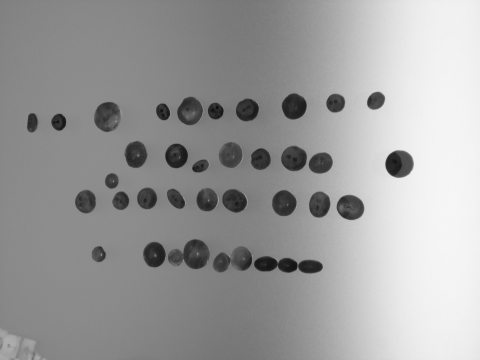
%> input picture Detección Siluetas Figuras Precolombinas/im1611.png, 480 x 360 px
$ octave siluetas_precolombinas2.m   (GNU Octave 9; MATLAB toolbox functions it lacks are replaced by stand-ins)
%> lines starting %> are read from the running program, lines starting %| are printed output that depends on the picture; in (x1, y1, x2, y2) boxes, pixels count from 0 and x2, y2 are one past the last pixel; in counts of white or black regions, pixels touching at a corner belong together; the program's own positions count from 1
clc;
clear all;
close all;
%pkg load image;
BW = imread('im1611.png');
%> BW is the input picture: size 360x480 uint8; min 14, max 246, mean 156.9
lum=imhist(BW);
%> lum = 256 values, max 8770 at index 140, min 0 at index 1, mean 675
% [6 lines of commented-out code are left out]
prom=mean2(lum);
%> prom = 675
limi=100;%fix(mean2(BW));
prim=find(lum(limi:end)>prom,true,'first');
%> prim = 23
inds=limi+prim;%primero con mayor valor que el promedio y mayor a 100
%> inds = 123
inv=flipud(lum(1:inds));
%> inv = 123 values, max 1399 at index 1, min 0 at index 108, mean 142.7
for i=1:length(inv)
    seg=find(inv(i:end)>inv(i),true,'first');
    if(~isempty(seg))
        seg=seg+i;
        break;
    end;
end;
%> this loop made 5 passes
%> seg on pass 5: 57
pico2=inds-seg;
%> pico2 = 66
valle=find(lum(pico2:inds)==min(lum(pico2:inds)),true,'last');
%> valle = 48
valle=pico2+valle-1;
%> valle = 113
% [14 lines of commented-out code are left out]
im1=BW>valle;
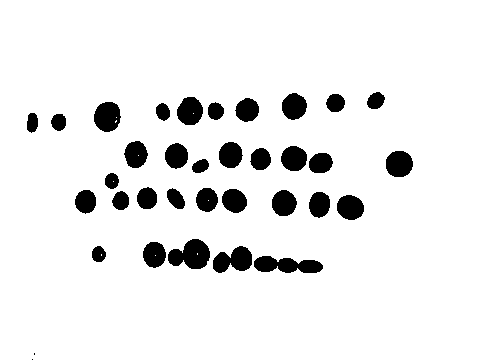
%> im1: size 360x480 logical; 92.1% white; 35 black regions (2 under 20 px), largest, box (x1, y1, x2, y2) and area: (168, 239, 210, 269) 859, (254, 256, 323, 273) 821, (213, 246, 252, 273) 707
imshow(~im1);
[Label,Total]=bwlabel(~im1);
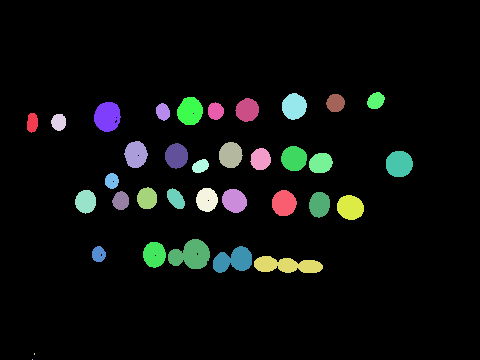
%> Label: size 360x480 double; 36 distinct labels, from 0 to 35; one colour per label, 0 black
%> Total = 35
imshow(Label);


measurements = regionprops(Label,'All');
%> measurements = 35 regions; largest, box (x1, y1, x2, y2), Area, Centroid, MajorAxisLength, MinorAxisLength and Eccentricity: (168, 239, 210, 269) 859 [191.6 255.5] 43.56 27.89 0.768, (254, 256, 323, 273) 821 [287.5 265.8] 78.19 15.07 0.981, (213, 246, 252, 273) 707 [234.1 260.8] 44.63 23.05 0.856
measurement = regionprops(Label,BW,'WeightedCentroid');
%> measurement = 35 items; first 5, WeightedCentroid: [33.07 123.4], [33 360], [35 354.5], [58.86 122.8], [86.17 202.1]
% [9 lines of commented-out code are left out]

num=max(Label(:));
%> num = 35
for i=1:num
% [21 lines of commented-out code are left out]

end;
%> this loop made 35 passes


%imshowpair(im1,imr,'montage');

$ run again, with Detección Siluetas Figuras Precolombinas/im1613.png copied over Detección Siluetas Figuras Precolombinas/im1611.png
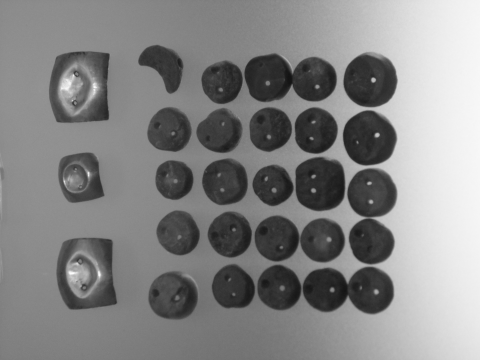
%> input picture Detección Siluetas Figuras Precolombinas/im1613.png, 480 x 360 px
%> BW is the input picture: size 360x480 uint8; min 19, max 253, mean 133
%> lum = 256 values, max 4939 at index 141, min 0 at index 1, mean 675
%> prom = 675
%> prim = 18
%> inds = 118
%> inv = 118 values, max 1473 at index 69, min 0 at index 100, mean 431.7
%> the loop `for i=1:length(inv)` made 1 pass
%> seg on pass 1: 59
%> pico2 = 59
%> `valle=find(lum(pico2:inds)==min(lum(pico2:inds)),true,'last');`: valle = 45
%> `valle=pico2+valle-1;`: valle = 103
%> `im1=BW>valle;`:
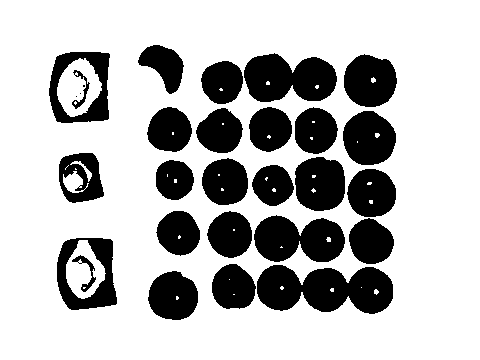
%> im1: size 360x480 logical; 73% white; 29 black regions (3 under 20 px), largest, box (x1, y1, x2, y2) and area: (257, 265, 393, 314) 4801, (244, 53, 337, 102) 3381, (254, 215, 345, 262) 3137
%> `[Label,Total]=bwlabel(~im1);`:
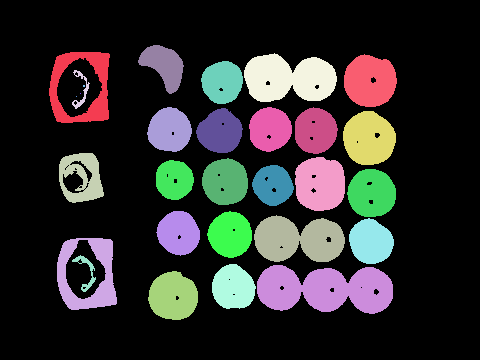
%> Label: size 360x480 double; 30 distinct labels, from 0 to 29; one colour per label, 0 black
%> Total = 29
%> measurements = 29 regions; largest, box (x1, y1, x2, y2), Area, Centroid, MajorAxisLength, MinorAxisLength and Eccentricity: (257, 265, 393, 314) 4801 [326 289.9] 156.9 45.51 0.957, (244, 53, 337, 102) 3381 [289.7 79.1] 102.8 46.78 0.89, (254, 215, 345, 262) 3137 [299.2 240] 101.7 44.86 0.897
%> measurement = 29 items; first 5, WeightedCentroid: [81.15 87.29], [88.23 274.6], [81.33 177.2], [82.08 90.71], [87.07 272.2]
%> num = 29
%> the loop `for i=1:num` made 29 passes

$ run again, with Detección Siluetas Figuras Precolombinas/im1615.png copied over Detección Siluetas Figuras Precolombinas/im1611.png
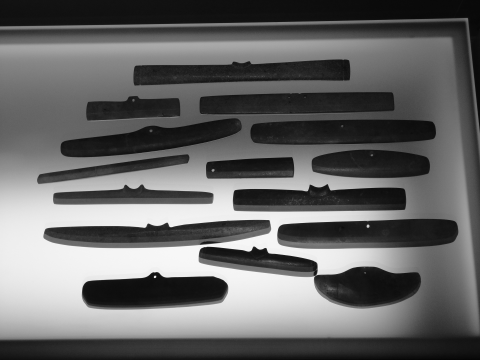
%> input picture Detección Siluetas Figuras Precolombinas/im1615.png, 480 x 360 px
%> BW is the input picture: size 360x480 uint8; min 5, max 248, mean 102.5
%> lum = 256 values, max 3584 at index 18, min 0 at index 1, mean 675
%> prom = 675
%> prim = 1
%> inds = 101
%> inv = 101 values, max 3584 at index 84, min 0 at index 97, mean 889.1
%> the loop `for i=1:length(inv)` made 1 pass
%> seg on pass 1: 66
%> pico2 = 35
%> `valle=find(lum(pico2:inds)==min(lum(pico2:inds)),true,'last');`: valle = 32
%> `valle=pico2+valle-1;`: valle = 66
%> `im1=BW>valle;`:
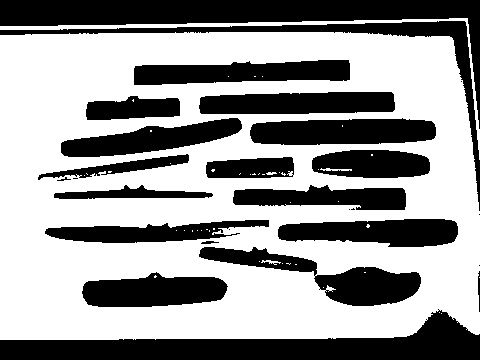
%> im1: size 360x480 logical; 59.6% white; 27 black regions (7 under 20 px), largest, box (x1, y1, x2, y2) and area: (0, 0, 480, 129) 11473, (0, 309, 480, 360) 11167, (0, 21, 480, 211) 4659
%> `[Label,Total]=bwlabel(~im1);`:
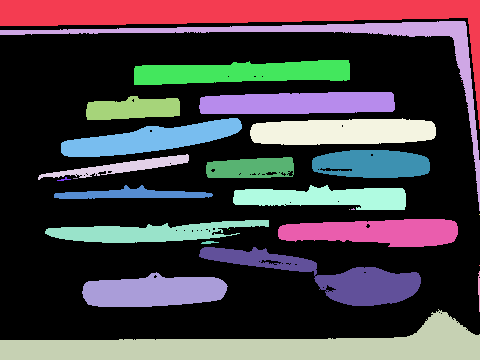
%> Label: size 360x480 double; 28 distinct labels, from 0 to 27; one colour per label, 0 black
%> Total = 27
%> measurements = 27 regions; largest, box (x1, y1, x2, y2), Area, Centroid, MajorAxisLength, MinorAxisLength and Eccentricity: (0, 0, 480, 129) 11473 [240.9 14.6] 584.2 55.79 0.995, (0, 309, 480, 360) 11167 [263.9 347.9] 575.9 33.22 0.998, (0, 21, 480, 211) 4659 [338.1 47.9] 565.4 136.3 0.971
%> measurement = 27 items; first 5, WeightedCentroid: [219.2 15.3], [329 50.35], [256 346.1], [121.1 168.3], [151.9 233.3]
%> num = 27
%> the loop `for i=1:num` made 27 passes
